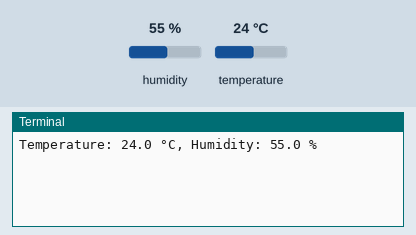
Bench run of a program on a simulated Raspberry Pi (BCM pin numbers). On the bench: the last lines printed to the terminal. The test bench sets the inputs (shaded band); at power-on: humidity 55 %, temperature 24 °C.

Above: at 1.2 s.
1.3 s: humidity set to 22 %
At 2.9 s:
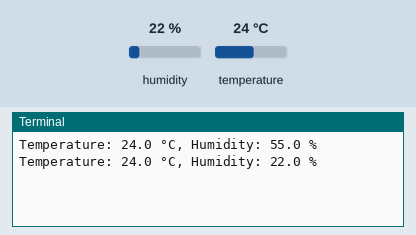
3.4 s: temperature set to 12 °C
At 4.8 s:
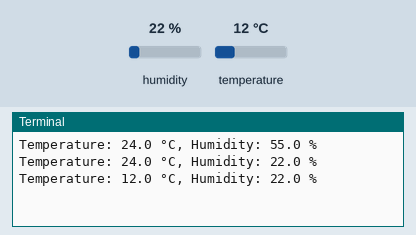
5.5 s: humidity set to 40 %
At 7.9 s:
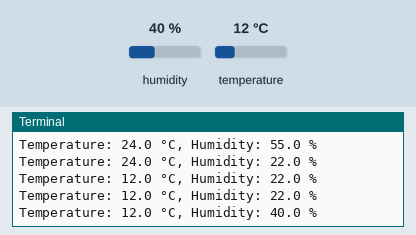
Timing chart, 0 to 9.4 s (numbered marks = the images above; inputs shaded):
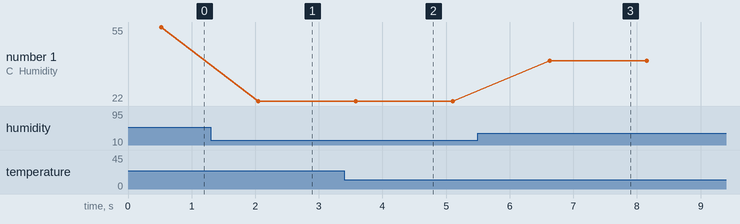

Measured:
- after the input at 1.3 s, the terminal: prints a new line after 0.75 s (image 1)
- after the input at 3.4 s, the terminal: prints a new line after 0.18 s (image 2)
- after the input at 5.5 s, the terminal: prints a new line after 1.1 s (image 3)
- plotted number 1: 55 → 22 after the input at 1.3 s, 22 → 40 after the input at 5.5 s

The program:

dht11_sensor.py
```python
# pip install Adafruit_DHT
# to Run : python3 dht11_sensor.py

import Adafruit_DHT
import time

# Set the GPIO pin where the DHT11 sensor is connected,GPIO 4 (BCM numbering) as the data pin.
DHT_PIN = 4
# DHT sensor type (DHT11)
DHT_TYPE = Adafruit_DHT.DHT11

def read_dht_sensor():
    # Attempt to get a sensor reading
    humidity, temperature = Adafruit_DHT.read_retry(DHT_TYPE, DHT_PIN)

    # Return values as None if reading fails
    if humidity is None or temperature is None:
        print("Sensor not connected")
        return None, None

    # Round the values to 2 decimal places
    humidity = round(humidity, 2)
    temperature = round(temperature, 2)

    return humidity, temperature

if __name__ == "__main__":
    try:
        while True:
            # Read data from DHT11 sensor
            humidity, temperature = read_dht_sensor()

            if humidity is not None and temperature is not None:
                # Print the data to the console
                print(f"Temperature: {temperature} °C, Humidity: {humidity} %")

            # Wait for one second before the next reading
            time.sleep(1)

    except KeyboardInterrupt:
        # If Ctrl+C is pressed, exit cleanly
        print("Exiting...")
```
